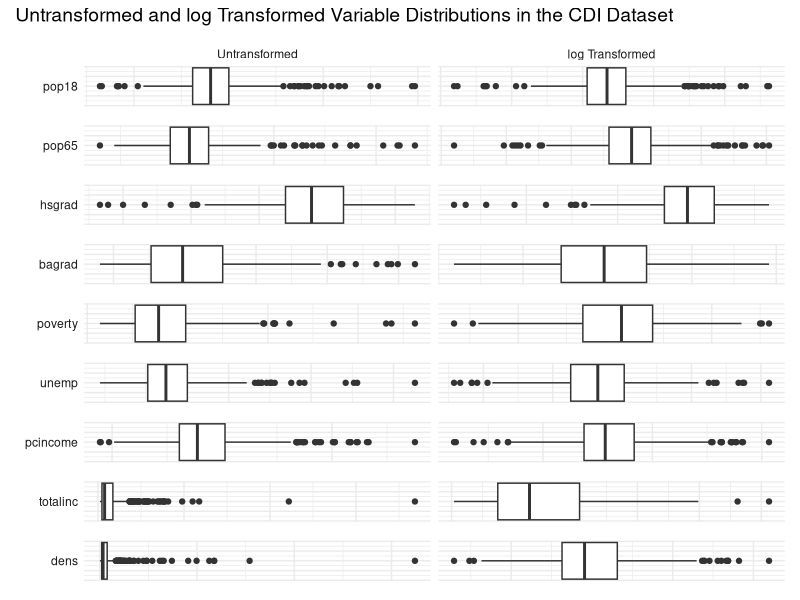
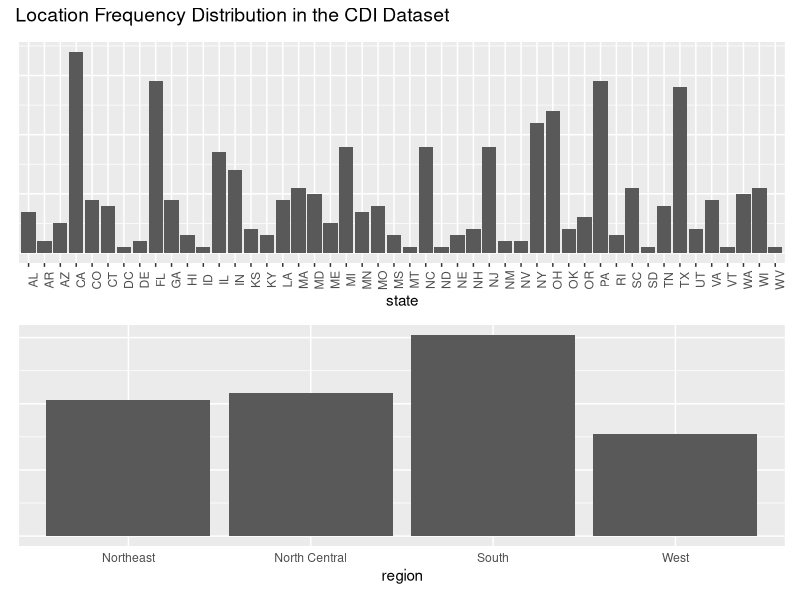

Source code (R) for these figures, in order:
## ---- chunk 1
library(tidyverse)
library(patchwork)
## setwd("/Users/beelee/Desktop/Columbia/Fall_2021/P8130-Biostatistical_Methods_1/Project/p8130_final_project/")
## ---- chunk 2
cdi_df = 
  read_csv("./data/cdi.csv") %>% 
  mutate(
    CRM_1000 = crimes/pop * 1000,
    dens = pop/area,
    region = factor(region, labels =c("Northeast", "North Central", "South", "West")),
    state = factor(state),
    docbed = docs/beds,
    log_pop18 = log(pop18),
    log_pop65 = log(pop65),
    log_hsgrad = log(hsgrad),
    log_bagrad = log(bagrad),
    log_poverty = log(poverty),
    log_unemp = log(unemp),
    log_pcincome = log(pcincome),
    log_totalinc = log(totalinc),
    log_docbed = log(docbed),
    log_dens = log(dens)
  ) %>% 
  dplyr::select(-id, -cty, -docs, -beds, -crimes, -pop, -area) %>% 
  dplyr::select(CRM_1000, state, region, everything())

cdi_df_long = 
  cdi_df %>% 
    pivot_longer(
      pop18:log_dens,
      names_to = "var",
      values_to = "val"
    ) %>% 
  mutate(
    trans = case_when(grepl('log_', var) ~ 'log',
                     TRUE ~ 'ori'
    ),
    trans = factor(trans, levels = c("ori", "log"), labels =c("Untransformed", "log Transformed")),
    var = str_replace(var, "log_", ""),
    var = factor(var, levels = c("pop18", "pop65", "hsgrad", "bagrad", "poverty", "unemp", "pcincome", "totalinc", "dens", "docbed"))
  )

dens_plot_gen = function(v, b){
  
  if(!b){
    cdi_df_long %>% 
      filter(var == v) %>% 
      ggplot(aes(x = val)) +
      geom_boxplot() +
      theme_minimal() +
      theme(
        axis.title.y=element_blank(),
        axis.title.x=element_blank(),
        axis.text.y=element_blank(),
        axis.text.x=element_blank()
      ) +
      facet_grid(var ~ trans, switch = "y", scales = "free") +
      theme(
        strip.text.y.left = element_text(angle = 0),
        strip.text.x = element_blank()
      )
  }else{
    cdi_df_long %>% 
      filter(var == v) %>% 
      ggplot(aes(x = val)) +
      geom_boxplot() +
      theme_minimal() +
      theme(
        axis.title.y=element_blank(),
        axis.title.x=element_blank(),
        axis.text.y=element_blank(),
        axis.text.x=element_blank()
      ) +
      facet_grid(var ~ trans, switch = "y", scales = "free") +
      theme(
        strip.text.y.left = element_text(angle = 0)
      )
  }
}

var_list = c("pop18", "pop65", "hsgrad", "bagrad", "poverty", "unemp", "pcincome", "totalinc", "dens", "docbed")

plot_1 = dens_plot_gen(var_list[1], T)
plot_2 = dens_plot_gen(var_list[2], F)
plot_3 = dens_plot_gen(var_list[3], F)
plot_4 = dens_plot_gen(var_list[4], F)
plot_5 = dens_plot_gen(var_list[5], F)
plot_6 = dens_plot_gen(var_list[6], F)
plot_7 = dens_plot_gen(var_list[7], F)
plot_8 = dens_plot_gen(var_list[8], F)
plot_9 = dens_plot_gen(var_list[9], F)

patch_1 = plot_1 / plot_2 / plot_3 / plot_4 / plot_5 / plot_6 / plot_7 / plot_8 / plot_9

patch_1 + 
  plot_annotation(title = 'Untransformed and log Transformed Variable Distributions in the CDI Dataset',
                  theme = theme(plot.title = element_text(size = 14)))
## ---- chunk 3
plot_10 = 
  cdi_df %>%
  group_by(state) %>% 
  summarise(n = n()) %>%
  ggplot() + 
  geom_col(aes(state, n)) +
  theme(
    axis.text.x = element_text(angle = 90),
    axis.title.y=element_blank(),
    axis.text.y=element_blank(),
    axis.ticks.y=element_blank()
  )

plot_11 =
  cdi_df %>%
  group_by(region) %>% 
  summarise(n = n()) %>%
  ggplot() + 
  geom_col(aes(region, n)) +
  theme(
    axis.title.y=element_blank(),
    axis.text.y=element_blank(),
    axis.ticks.y=element_blank(),
    axis.ticks.x=element_blank()
  )

patch_2 = plot_10 / plot_11

patch_2 + 
  plot_annotation(title = 'Location Frequency Distribution in the CDI Dataset',
                  theme = theme(plot.title = element_text(size = 14)))

